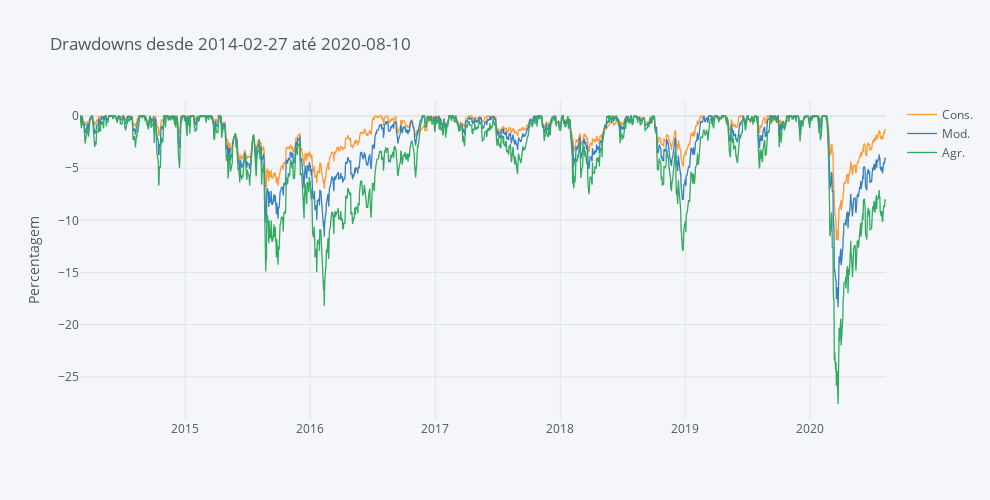

This figure's notebook cell:
### Code cell
round(fa.compute_drawdowns(portfolios), 2).iplot(dimensions=fa.dimensions, title='Drawdowns desde ' +  Begin + ' até ' + End, yTitle='Percentagem')

### Figure 1 — Plotly figure (JSON) as saved in the notebook; plotly's stock layout.template omitted (floating-point values rounded to 4 significant figures; data arrays with more than 128 entries replaced by an {"elided": "..."} marker saying what was removed)
{"data": [{"line": {"color": "rgba(255, 153, 51, 1.0)", "dash": "solid", "shape": "linear", "width": 1.3}, "mode": "lines", "name": "Cons.", "text": "", "type": "scatter", "x": {"elided": "1687 str values"}, "y": {"elided": "1687 float values"}}, {"line": {"color": "rgba(55, 128, 191, 1.0)", "dash": "solid", "shape": "linear", "width": 1.3}, "mode": "lines", "name": "Mod.", "text": "", "type": "scatter", "x": {"elided": "1687 str values"}, "y": {"elided": "1687 float values"}}, {"line": {"color": "rgba(50, 171, 96, 1.0)", "dash": "solid", "shape": "linear", "width": 1.3}, "mode": "lines", "name": "Agr.", "text": "", "type": "scatter", "x": {"elided": "1687 str values"}, "y": {"elided": "1687 float values"}}], "layout": {"height": 500, "legend": {"bgcolor": "#F5F6F9", "font": {"color": "#4D5663"}}, "paper_bgcolor": "#F5F6F9", "plot_bgcolor": "#F5F6F9", "title": {"font": {"color": "#4D5663"}, "text": "Drawdowns desde 2014-02-27 até 2020-08-10"}, "width": 990, "xaxis": {"autorange": true, "gridcolor": "#E1E5ED", "range": ["2014-02-27", "2020-08-10"], "showgrid": true, "tickfont": {"color": "#4D5663"}, "title": {"font": {"color": "#4D5663"}, "text": ""}, "type": "date", "zerolinecolor": "#E1E5ED"}, "yaxis": {"autorange": true, "gridcolor": "#E1E5ED", "range": [-29.14, 1.534], "showgrid": true, "tickfont": {"color": "#4D5663"}, "title": {"font": {"color": "#4D5663"}, "text": "Percentagem"}, "type": "linear", "zerolinecolor": "#E1E5ED"}}}
